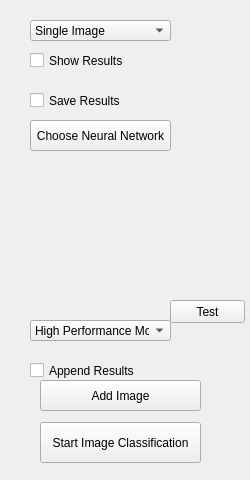
<?xml version="1.0" encoding="UTF-8"?>
<ui version="4.0">
 <class>ImageClassificationControlPanel</class>
 <widget class="QWidget" name="ImageClassificationControlPanel">
  <property name="geometry">
   <rect>
    <x>0</x>
    <y>0</y>
    <width>250</width>
    <height>480</height>
   </rect>
  </property>
  <property name="windowTitle">
   <string>Form</string>
  </property>
  <widget class="QCheckBox" name="showResults">
   <property name="geometry">
    <rect>
     <x>30</x>
     <y>40</y>
     <width>111</width>
     <height>41</height>
    </rect>
   </property>
   <property name="text">
    <string>Show Results</string>
   </property>
  </widget>
  <widget class="QComboBox" name="imgAmount">
   <property name="geometry">
    <rect>
     <x>30</x>
     <y>20</y>
     <width>141</width>
     <height>21</height>
    </rect>
   </property>
   <item>
    <property name="text">
     <string>Single Image</string>
    </property>
   </item>
   <item>
    <property name="text">
     <string>More Images</string>
    </property>
   </item>
  </widget>
  <widget class="QCheckBox" name="saveResults">
   <property name="geometry">
    <rect>
     <x>30</x>
     <y>80</y>
     <width>111</width>
     <height>41</height>
    </rect>
   </property>
   <property name="text">
    <string>Save Results</string>
   </property>
  </widget>
  <widget class="QPushButton" name="chooseNeuralNetwork">
   <property name="geometry">
    <rect>
     <x>30</x>
     <y>120</y>
     <width>141</width>
     <height>31</height>
    </rect>
   </property>
   <property name="text">
    <string>Choose Neural Network</string>
   </property>
  </widget>
  <widget class="DeviceCheckBoxManager" name="CheckBoxWidget" native="true">
   <property name="geometry">
    <rect>
     <x>30</x>
     <y>170</y>
     <width>141</width>
     <height>121</height>
    </rect>
   </property>
  </widget>
  <widget class="QComboBox" name="mode">
   <property name="geometry">
    <rect>
     <x>30</x>
     <y>320</y>
     <width>141</width>
     <height>21</height>
    </rect>
   </property>
   <item>
    <property name="text">
     <string>High Performance Mode</string>
    </property>
   </item>
   <item>
    <property name="text">
     <string>High Efficiency Mode</string>
    </property>
   </item>
   <item>
    <property name="text">
     <string>Low Power Consumption Mode</string>
    </property>
   </item>
  </widget>
  <widget class="QCheckBox" name="appendResults">
   <property name="geometry">
    <rect>
     <x>30</x>
     <y>350</y>
     <width>111</width>
     <height>41</height>
    </rect>
   </property>
   <property name="text">
    <string>Append Results</string>
   </property>
  </widget>
  <widget class="QPushButton" name="startImgClass">
   <property name="geometry">
    <rect>
     <x>40</x>
     <y>422</y>
     <width>161</width>
     <height>41</height>
    </rect>
   </property>
   <property name="text">
    <string>Start Image Classification</string>
   </property>
  </widget>
  <widget class="QPushButton" name="addImage">
   <property name="geometry">
    <rect>
     <x>40</x>
     <y>380</y>
     <width>161</width>
     <height>31</height>
    </rect>
   </property>
   <property name="text">
    <string>Add Image</string>
   </property>
  </widget>
  <widget class="QPushButton" name="pushButton">
   <property name="geometry">
    <rect>
     <x>170</x>
     <y>300</y>
     <width>75</width>
     <height>23</height>
    </rect>
   </property>
   <property name="text">
    <string>Test</string>
   </property>
  </widget>
 </widget>
 <customwidgets>
  <customwidget>
   <class>DeviceCheckBoxManager</class>
   <extends>QWidget</extends>
   <header>devicecheckboxmanager.h</header>
   <container>1</container>
  </customwidget>
 </customwidgets>
 <resources/>
 <connections/>
</ui>
